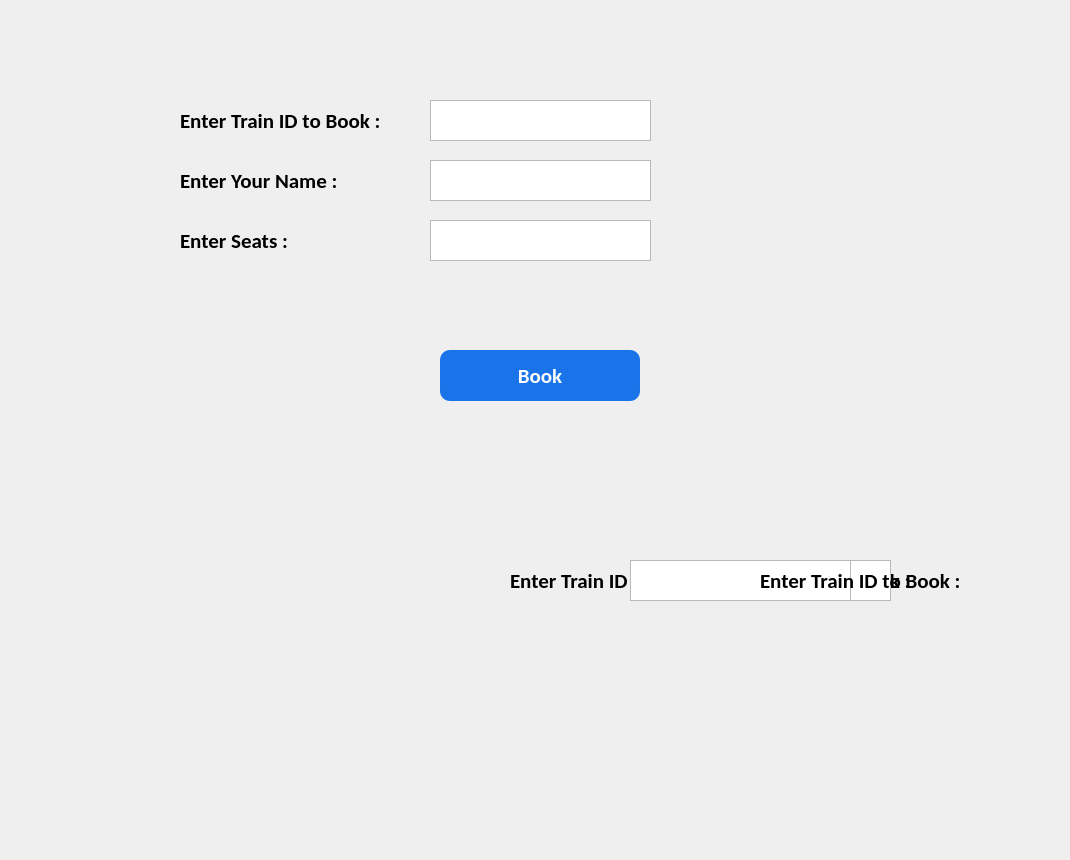
    <widget class="QWidget" name="tab_book">
     <attribute name="title">
      <string>Book Ticket</string>
     </attribute>
     <widget class="QLabel" name="label_5">
      <property name="geometry">
       <rect>
        <x>10</x>
        <y>-150</y>
        <width>1051</width>
        <height>851</height>
       </rect>
      </property>
      <property name="text">
       <string/>
      </property>
      <property name="pixmap">
       <pixmap>images/bg.jpg</pixmap>
      </property>
      <property name="scaledContents">
       <bool>true</bool>
      </property>
     </widget>
     <widget class="QLabel" name="label_9">
      <property name="geometry">
       <rect>
        <x>510</x>
        <y>560</y>
        <width>251</width>
        <height>41</height>
       </rect>
      </property>
      <property name="font">
       <font>
        <family>Calibri</family>
        <pointsize>16</pointsize>
        <weight>75</weight>
        <bold>true</bold>
       </font>
      </property>
      <property name="text">
       <string>Enter Train ID to Book :</string>
      </property>
     </widget>
     <widget class="QLabel" name="label_10">
      <property name="geometry">
       <rect>
        <x>640</x>
        <y>560</y>
        <width>251</width>
        <height>41</height>
       </rect>
      </property>
      <property name="font">
       <font>
        <family>Calibri</family>
        <pointsize>16</pointsize>
        <weight>75</weight>
        <bold>true</bold>
       </font>
      </property>
      <property name="text">
       <string>Enter Train ID to Book :</string>
      </property>
     </widget>
     <widget class="QLabel" name="label_11">
      <property name="geometry">
       <rect>
        <x>710</x>
        <y>560</y>
        <width>251</width>
        <height>41</height>
       </rect>
      </property>
      <property name="font">
       <font>
        <family>Calibri</family>
        <pointsize>16</pointsize>
        <weight>75</weight>
        <bold>true</bold>
       </font>
      </property>
      <property name="text">
       <string>Enter Train ID to Book :</string>
      </property>
     </widget>
     <widget class="QPlainTextEdit" name="plainTextEdit_2">
      <property name="geometry">
       <rect>
        <x>670</x>
        <y>560</y>
        <width>221</width>
        <height>41</height>
       </rect>
      </property>
     </widget>
     <widget class="QPlainTextEdit" name="plainTextEdit_3">
      <property name="geometry">
       <rect>
        <x>630</x>
        <y>560</y>
        <width>221</width>
        <height>41</height>
       </rect>
      </property>
     </widget>
     <widget class="QLabel" name="label_12">
      <property name="geometry">
       <rect>
        <x>760</x>
        <y>560</y>
        <width>251</width>
        <height>41</height>
       </rect>
      </property>
      <property name="font">
       <font>
        <family>Calibri</family>
        <pointsize>16</pointsize>
        <weight>75</weight>
        <bold>true</bold>
       </font>
      </property>
      <property name="text">
       <string>Enter Train ID to Book :</string>
      </property>
     </widget>
     <widget class="QLabel" name="label_13">
      <property name="geometry">
       <rect>
        <x>180</x>
        <y>160</y>
        <width>251</width>
        <height>41</height>
       </rect>
      </property>
      <property name="font">
       <font>
        <family>Calibri</family>
        <pointsize>16</pointsize>
        <weight>75</weight>
        <bold>true</bold>
       </font>
      </property>
      <property name="text">
       <string>Enter Your Name :</string>
      </property>
     </widget>
     <widget class="QLabel" name="label_14">
      <property name="geometry">
       <rect>
        <x>180</x>
        <y>220</y>
        <width>251</width>
        <height>41</height>
       </rect>
      </property>
      <property name="font">
       <font>
        <family>Calibri</family>
        <pointsize>16</pointsize>
        <weight>75</weight>
        <bold>true</bold>
       </font>
      </property>
      <property name="text">
       <string>Enter Seats :</string>
      </property>
     </widget>
     <widget class="QPlainTextEdit" name="plainTextEdit_5">
      <property name="geometry">
       <rect>
        <x>430</x>
        <y>160</y>
        <width>221</width>
        <height>41</height>
       </rect>
      </property>
     </widget>
     <widget class="QPlainTextEdit" name="plainTextEdit">
      <property name="geometry">
       <rect>
        <x>430</x>
        <y>100</y>
        <width>221</width>
        <height>41</height>
       </rect>
      </property>
     </widget>
     <widget class="QPlainTextEdit" name="plainTextEdit_4">
      <property name="geometry">
       <rect>
        <x>430</x>
        <y>220</y>
        <width>221</width>
        <height>41</height>
       </rect>
      </property>
     </widget>
     <widget class="QLabel" name="label_8">
      <property name="geometry">
       <rect>
        <x>180</x>
        <y>100</y>
        <width>251</width>
        <height>41</height>
       </rect>
      </property>
      <property name="font">
       <font>
        <family>Calibri</family>
        <pointsize>16</pointsize>
        <weight>75</weight>
        <bold>true</bold>
       </font>
      </property>
      <property name="text">
       <string>Enter Train ID to Book :</string>
      </property>
     </widget>
     <widget class="QPushButton" name="pushButton">
      <property name="geometry">
       <rect>
        <x>440</x>
        <y>350</y>
        <width>200</width>
        <height>51</height>
       </rect>
      </property>
      <property name="font">
       <font>
        <family>Calibri</family>
        <pointsize>16</pointsize>
        <weight>75</weight>
        <italic>false</italic>
        <bold>true</bold>
       </font>
      </property>
      <property name="styleSheet">
       <string notr="true">border-radius:10px;
background-color: #1a73e8;
color : #fff;
</string>
      </property>
      <property name="text">
       <string>Book</string>
      </property>
     </widget>
    </widget>
